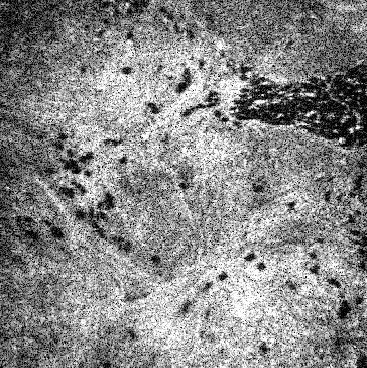
#> input picture Sample Images/Image_Set_1/OCT Images/OCT_p7.png, 367 x 368 px, found by its file name
$ jupyter execute --allow-errors 'Jupyter Notebook.ipynb'   (text cells are left out)
#> lines starting #> are read from the running program, lines starting #| are printed output that depends on the picture; pictures that were not available may be replaced by others from this repository, and a replacement may not be noted
### Feature Based/functions.py
import cv2 as cv
import numpy as np
import copy
import matplotlib.pyplot as plt
from matplotlib_scalebar.scalebar import ScaleBar

# Setup for functions

# Create an ORB detector with 10000 features
orb_detector = cv.ORB_create(
    nfeatures=10000, scaleFactor=1.2, scoreType=cv.ORB_HARRIS_SCORE
)

# Feature Matching setup
LOWES_RATIO = 0.7
MIN_MATCHES = 5
index_params = dict(
    algorithm=6, table_number=6, key_size=10, multi_probe_level=2  # FLANN_INDEX_LSH
)
search_params = dict(checks=50)
flann = cv.FlannBasedMatcher(
    index_params,
    search_params,
)


# Feature detection algorithm
class featureExtraction:
    def __init__(self, img):

        # Create a copy of the input image so that we can have a version that we can modify
        self.img = copy.copy(img)

        # Detect keypoints and descriptors
        self.kps, self.des = orb_detector.detectAndCompute(self.img, None)
        # Draw detected keypoints in source image in new output image
        self.img_kps = cv.drawKeypoints(
            self.img,  # source image
            self.kps,  # keypoints in source image
            0,  # Not quite sure what this is doing here?
            flags=cv.DRAW_MATCHES_FLAGS_DRAW_RICH_KEYPOINTS,  #
        )
        self.matched_pts = []


def featureMatching(features0, features1):
    matches = []
    # Use FLANN to compute the pairs of matching features
    if features0.des is not None and len(features0.des) > 2:
        all_matches = flann.knnMatch(features0.des, features1.des, k=2)
        # Lowe's test to remove false positives
        try:
            for x, y in all_matches:
                if x.distance < LOWES_RATIO * y.distance:
                    matches.append(x)
        except ValueError:
            pass

        # If number of matches is above specified threshold
        if len(matches) > MIN_MATCHES:
            # Write matches_pts attribute to features object
            features0.matched_pts = np.float32(
                [features0.kps[x.queryIdx].pt for x in matches]
            ).reshape(-1, 1, 2)
            features1.matched_pts = np.float32(
                [features1.kps[x.trainIdx].pt for x in matches]
            ).reshape(-1, 1, 2)

    return matches


# [83 lines left out: functions absDifference, crossCorellation, overlayImages, not called in this run]

### Feature Based/Jupyter Notebook.ipynb
[cell 1]
# Imports
import os
import cv2 as cv
import numpy as np
from tkinter import Tk
from tkinter.filedialog import askdirectory
from functions import *

[cell 2]
# Image Paths
img0_path = r"C:\Users\Vraj\Documents\Thesis\Image-Algorithm\Sample Images\Image_Set_1\OCT Images\OCT_p7.png"
img1_path = r"C:\Users\Vraj\Documents\Thesis\Image-Algorithm\Sample Images\Image_Set_1\OCT Images\OCT_p7_warped.png"
# img0_path = r"C:\Users\Vraj\Documents\Thesis\Image-Algorithm\Sample Images\Test_Images\1.png"
# img1_path = r"C:\Users\Vraj\Documents\Thesis\Image-Algorithm\Sample Images\Test_Images\2.png"


# Load Images
img0 = cv.imread(img0_path)
#> img0 is the input picture: shape (368, 367, 3); min 0, max 255, mean 135.8
img1 = cv.imread(img1_path)
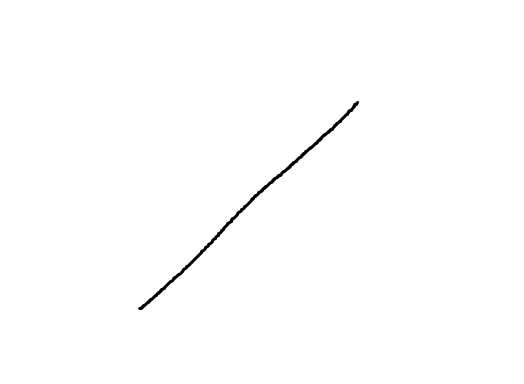
#> input picture Sample Images/Test_Images/1.png, 524 x 384 px, given in place of OCT_p7_warped.png, which was not available
#> img1 is the input picture: shape (384, 524, 3); min 0, max 255, mean 253.8

# Convert images to grayscale
img0_gray = cv.cvtColor(img0, cv.COLOR_RGB2GRAY)
img1_gray = cv.cvtColor(img1, cv.COLOR_RGB2GRAY)

# Extract features
features0 = featureExtraction(img0_gray)
#> in __init__, `self.kps, self.des = orb_detector.detectAndCompute(self.img, None)`: self.kps = 8150 keypoints; strongest (x, y, size): (234, 109, 31), (231, 109, 31), (223, 120, 31), (264, 79, 31)
#> in __init__, `self.img_kps = cv.drawKeypoints( self.img,`:
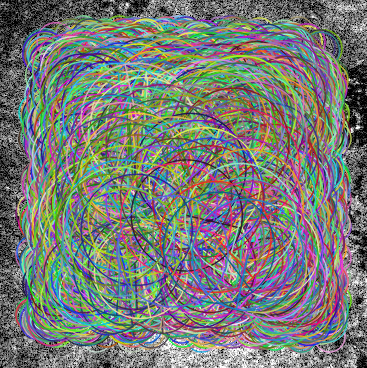
#> self.img_kps: shape (368, 367, 3); mean of channels 0, 1, 2 118.5, 122.9, 119.3; drawn as B, G, R
features1 = featureExtraction(img1_gray)
#> in __init__ (call 2), `self.kps, self.des = orb_detector.detectAndCompute(self.img, None)`: self.kps = 334 keypoints; strongest (x, y, size): (140, 308, 37.2), (354, 103, 37.2), (357, 102, 44.6), (229, 220, 31)
#> in __init__ (call 2), `self.img_kps = cv.drawKeypoints( self.img,`:
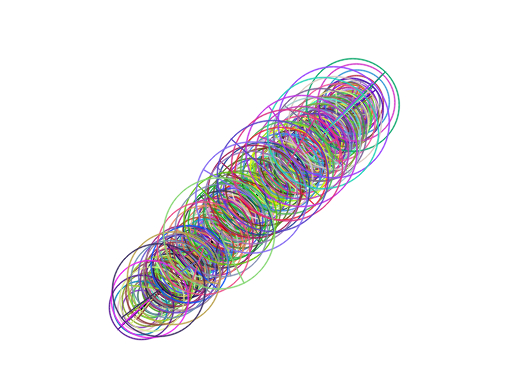
#> self.img_kps: shape (384, 524, 3); mean of channels 0, 1, 2 239.1, 237.1, 238.9; drawn as B, G, R

# Match features
matches = featureMatching(features0, features1)
#> in featureMatching, `all_matches = flann.knnMatch(features0.des, features1.des, k=2)`: all_matches = 8150 matches
#> the loop in featureMatching, `for x, y in all_matches:` made 46 passes
#> after the loop in featureMatching, `for x, y in all_matches:`: matches = []
#> matches = []

# Calculate homography
#> (the rest of this cell did not finish here and is left out)
